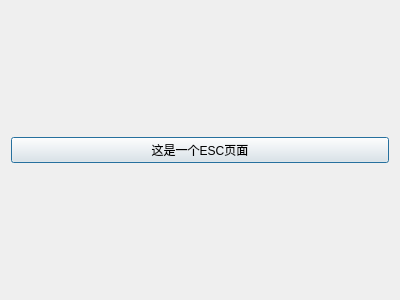
<?xml version="1.0" encoding="UTF-8"?>
<ui version="4.0">
 <class>Esc</class>
 <widget class="QDialog" name="Esc">
  <property name="geometry">
   <rect>
    <x>0</x>
    <y>0</y>
    <width>400</width>
    <height>300</height>
   </rect>
  </property>
  <property name="windowTitle">
   <string>Dialog</string>
  </property>
  <layout class="QVBoxLayout" name="verticalLayout">
   <item>
    <widget class="QPushButton" name="pushButton">
     <property name="text">
      <string>这是一个ESC页面</string>
     </property>
    </widget>
   </item>
  </layout>
 </widget>
 <resources/>
 <connections/>
</ui>
